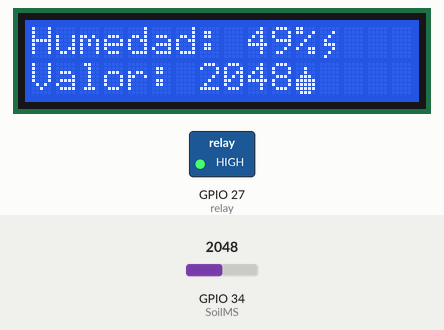
Simulated run of this sketch. Board: ESP32. On the bench: 16×2 character LCD, switched loads named in the sketch (green lamp = pin HIGH). Inputs (shaded band) come from the test bench; at power-on: GPIO 34 (SoilMS) = 2048. WiFi joins after 1.5 s; servers stay silent unless stated; uploads are accepted with an empty reply; the local clock reads 2024-03-15 10:24:30 at power-on unless the sketch sets it; what the sketch prints to the serial monitor is not drawn.

Above: at 2.8 s.
2.9 s: GPIO 34 (SoilMS) set to 2819
At 4.0 s:
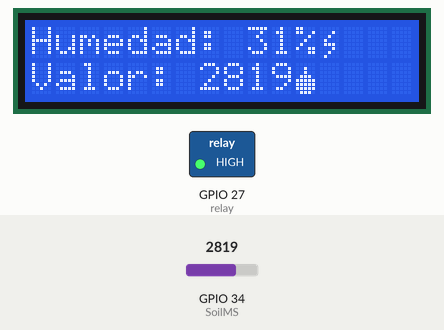
5.2 s: GPIO 34 (SoilMS) set to 2902
At 6.4 s:
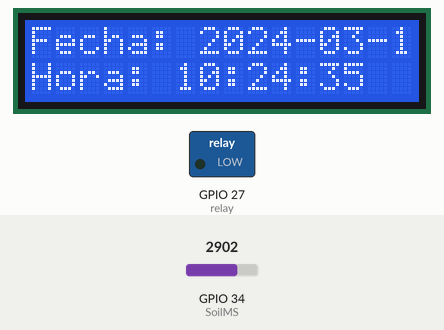
Timing chart, 0 to 13.3 s (numbered marks = the images above; inputs shaded):
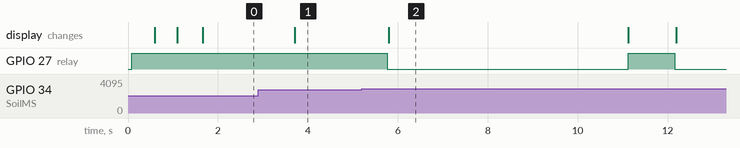

Measured:
- the behaviour switches between 2866 and 2867 on GPIO 34 (SoilMS) (found by bisection; images 1 and 2)
- after the input at 2.9 s, the display: changes after 0.81 s (image 1)
- after the input at 5.2 s, GPIO 27 (relay): HIGH → LOW after 0.57 s, → HIGH 5.4 s later, → LOW 1.0 s later; the display: changes after 0.60 s (image 2)

The sketch:

Bomba_Riego_IDE.ino
```cpp
#include <Wire.h>
#include <LiquidCrystal_I2C.h>
#include <WiFi.h>
#include <time.h>

#define SoilMS 34
#define relay 27
#define humedadMax 4095
#define humedadMin 30

const char* ssid = "Galaxy Note10a8fa";
const char* password = "07121998";
const char* serverAddress = "192.168.128.9";
const int serverPort = 80;

WiFiClient client;
LiquidCrystal_I2C lcd(0x27, 16, 2);

byte gota[] = {
  B00000, B00100, B00100, B01110,
  B11111, B11111, B11111, B01110
};

byte rayo[] = {
  B00000, B00010, B00100, B01000,
  B01110, B00010, B00100, B01000
};

uint8_t getSoilmoisture() {
    int sensorValue = analogRead(SoilMS);
    return map(sensorValue, humedadMax, 0, 0, 100);
}

void setup() {
    Serial.begin(9600);
    lcd.init();
    lcd.backlight();
    lcd.createChar(0, rayo);
    lcd.createChar(1, gota);
    pinMode(relay, OUTPUT);
    digitalWrite(relay, HIGH);

    WiFi.begin(ssid, password);
    Serial.print("Conectando a la red ");
    Serial.println(ssid);
    lcd.setCursor(0, 0);
    lcd.print("Conectando a WiFi");

    int attempts = 0;
    while (WiFi.status() != WL_CONNECTED) {
        delay(500);
        Serial.print(".");
        lcd.setCursor(attempts % 16, 1);
        lcd.print(".");
        attempts++;
        if (attempts > 60) {
            Serial.println("No se pudo conectar a WiFi. Reiniciando...");
            lcd.clear();
            lcd.setCursor(0, 0);
            lcd.print("Reiniciando...");
            delay(2000);
            ESP.restart();
        }
    }
    Serial.println("");
    Serial.println("Conexión WiFi establecida");
    Serial.println("Dirección IP: ");
    Serial.println(WiFi.localIP());
    lcd.clear();
    lcd.setCursor(0, 0);
    lcd.print("WiFi conectado");
    lcd.setCursor(0, 1);
    lcd.print(WiFi.localIP());

    configTime(-5 * 3600, 0, "pool.ntp.org", "time.nist.gov");
}

void subirHumedad(uint8_t humedad) {
    struct tm timeinfo;
    if (!getLocalTime(&timeinfo)) {
        Serial.println("Failed to obtain time");
        return;
    }

    char dateBuffer[11], timeBuffer[9];
    strftime(dateBuffer, sizeof(dateBuffer), "%Y-%m-%d", &timeinfo);
    strftime(timeBuffer, sizeof(timeBuffer), "%H:%M:%S", &timeinfo);

    String postData = "fk_planta=1&humedad=" + String(humedad) + "&fecha=" + String(dateBuffer) + "&hora=" + String(timeBuffer);

    if (client.connect(serverAddress, serverPort)) {
        Serial.println("Conexión exitosa para subir humedad");
        client.println("POST /server/guardar_humedad.php HTTP/1.1");
        client.println("Host: " + String(serverAddress));
        client.println("Content-Type: application/x-www-form-urlencoded");
        client.print("Content-Length: ");
        client.println(postData.length());
        client.println();
        client.println(postData);

        while (client.connected() && !client.available()) delay(1);

        while (client.available()) {
            char c = client.read();
            Serial.print(c);
        }
        client.stop();
    } else {
        Serial.println("Error de conexión");
    }
}

void loop() {
    static bool dataUploaded = false;
    static unsigned long lastUploadTime = 0;
    const unsigned long uploadInterval = 30000;

    uint8_t humidityPercentage = getSoilmoisture();

    lcd.clear();
    lcd.setCursor(0, 0);
    lcd.print("Humedad: ");
    lcd.print(humidityPercentage);
    lcd.print("%");
    lcd.write(0);

    lcd.setCursor(0, 1);
    lcd.print("Valor: ");
    lcd.print(analogRead(SoilMS));
    lcd.write(1);

    if (humidityPercentage < humedadMin && !dataUploaded) {
        digitalWrite(relay, LOW);

        struct tm timeinfo;
        if (!getLocalTime(&timeinfo)) {
            Serial.println("Failed to obtain time");
            return;
        }

        char dateBuffer[11], timeBuffer[9];
        strftime(dateBuffer, sizeof(dateBuffer), "%Y-%m-%d", &timeinfo);
        strftime(timeBuffer, sizeof(timeBuffer), "%H:%M:%S", &timeinfo);

        lcd.clear();
        lcd.setCursor(0, 0);
        lcd.print("Fecha: ");
        lcd.print(dateBuffer);
        lcd.setCursor(0, 1);
        lcd.print("Hora: ");
        lcd.print(timeBuffer);

        String postData = "fk_planta=1&fecha_riego=" + String(dateBuffer) + "&hora_riego=" + String(timeBuffer);

        Serial.println("Subiendo datos de riego...");
        Serial.print("Fecha: ");
        Serial.println(dateBuffer);
        Serial.print("Hora: ");
        Serial.println(timeBuffer);

        if (client.connect(serverAddress, serverPort)) {
            Serial.println("Conexión exitosa para subir riego");
            client.println("POST /server/guardar.php HTTP/1.1");
            client.println("Host: " + String(serverAddress));
            client.println("Content-Type: application/x-www-form-urlencoded");
            client.print("Content-Length: ");
            client.println(postData.length());
            client.println();
            client.println(postData);

            while (client.connected() && !client.available()) delay(1);

            while (client.available()) {
                char c = client.read();
                Serial.print(c);
            }
            client.stop();
            dataUploaded = true;
        } else {
            Serial.println("Error de conexión");
        }

        delay(5000);
    } else {
        digitalWrite(relay, HIGH);
        delay(1000);
        dataUploaded = false;
    }

    if (millis() - lastUploadTime >= uploadInterval) {
        subirHumedad(humidityPercentage);
        lastUploadTime = millis();
    }
}
```
